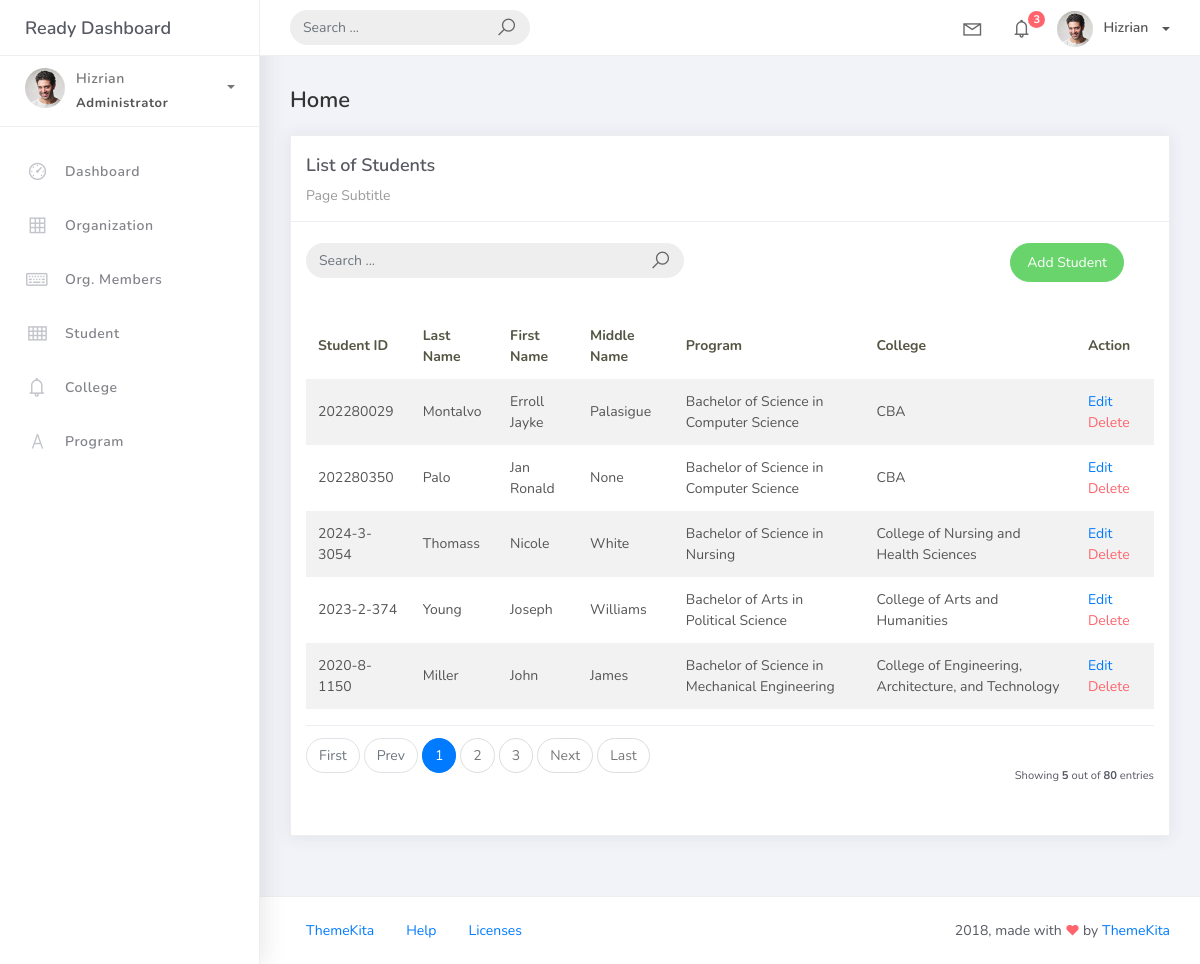
Screenshot of /student_list with the database file from the repository.
### studentorg/models.py (models this page shows, shortened)
class BaseModel(models.Model):
    created_at = models.DateTimeField(auto_now_add=True, db_index=True)
    updated_at = models.DateTimeField(auto_now=True)
    class Meta:
        abstract = True

class Student(BaseModel):
    student_id = models.CharField("Student ID", max_length=15)
    lastname = models.CharField("Last Name", max_length=25)
    firstname = models.CharField("First Name", max_length=25)
    middlename = models.CharField("Middle Name", max_length=25, blank=True, null=True)
    program = models.ForeignKey(Program, on_delete=models.CASCADE)

class Program(BaseModel):
    prog_name = models.CharField("Program", max_length=150)
    college = models.ForeignKey(College, on_delete=models.CASCADE)
    def __str__(self):
        return self.prog_name

class College(BaseModel):
    college_name = models.CharField(max_length=150)
    def __str__(self):
        return self.college_name

### studentorg/views.py (the view)
# urls.py: path('student_list', StudentList.as_view(), name='student-list'),
class StudentList(ListView):
    model = Student
    context_object_name = 'student'
    template_name = 'student_list.html'
    paginate_by = 5
    def get_queryset(self, *args, **kwargs):
        qs = super(StudentList, self).get_queryset(*args, **kwargs)
        if self.request.GET.get("q") is not None:
            query = self.request.GET.get('q')
            qs = qs.filter(Q(student_id__icontains=query) | Q(firstname__icontains=query) | Q(lastname__icontains=query) | Q(middlename__icontains=query) | Q(program__college__college_name__icontains=query) | Q(program__prog_name__icontains=query))
        return qs

### templates/student_list.html
{% extends 'base.html' %}
{% load static %}
{% block content %}
<div class="content">
   <div class="container-fluid">
     <h4 class="page-title">Home</h4>
     <div class="row">
       <div class="col-md-12">
         <div class="card">
           <div class="card-header">
             <div class="card-title">List of Students</div>
             <div class="card-category">Page Subtitle</div>
           </div>
           <br />
<div class="col-md-12 row">
 <div class="col-md-6">
  <form class="navbar-left navbar-form nav-search mr-md-3" action="{% url 'student-list' %}">
          <div class="input-group">
           <input type="text" placeholder="Search ..." class="form-control" name="q"/>
           <div class="input-group-append">
           <span class="input-group-text">
            <i class="la la-search search-icon"></i>
           </span>
           </div>
          </div>
         </form>
        </div>
        <div class="col-md-6">
         <div class="pull-right">
    <a href="{% url 'student-add' %}" class="btn btn-success btn-rounded">Add
Student</a>
         </div>
 </div>
</div>
           <div class="card-body">
             <table class="table table-striped mt-3">
               <thead>
                 <tr>
                    <th scope="col">Student ID</th>
                    <th scope="col">Last Name</th>
                   <th scope="col">First Name</th>
                   <th scope="col">Middle Name</th>
                   <th scope="col">Program</th>
                   <th scope="col">College</th>
                   <th scope="col">Action</th>
                 </tr>
               </thead>
               <tbody>
                 {% for object in object_list %}
                 <tr>
                   <td>{{ object.student_id }}</td>
                   <td>{{ object.lastname }}</td>
                   <td>{{ object.firstname }}</td>
                   <td>{{ object.middlename }}</td>
                   <td>{{ object.program }}</td>
                   <td>{{ object.program.college }}</td>
                   <td>
                    <a href="student_list/{{ object.id }}">Edit</a>
                    <a href="student_list/{{ object.id }}/delete" class="text-danger">Delete</a>
                   </td>
</tr>
{% empty %}
<tr>
 <td colspan="4" style="text-align: center">
  <p class="text-sm font-weight-bold mb-0">No Records Found</p>
 </td>
                 </tr>
                 {% endfor %}
               </tbody>
             </table>
             {% include 'includes/pagination.html' %}
           </div>
         </div>
       </div>
     </div>
   </div>
</div>
{% endblock %}

### rows the page displays
Student: student_id "202280029", lastname "Montalvo", firstname "Erroll Jayke", middlename "Palasigue", program "Bachelor of Science in Computer Science", program.college "CBA"
Student: student_id "202280350", lastname "Palo", firstname "Jan Ronald", middlename "None", program "Bachelor of Science in Computer Science", program.college "CBA"
Student: student_id "2024-3-3054", lastname "Thomass", firstname "Nicole", middlename "White", program "Bachelor of Science in Nursing", program.college "College of Nursing and Health Sciences"
Student: student_id "2023-2-374", lastname "Young", firstname "Joseph", middlename "Williams", program "Bachelor of Arts in Political Science", program.college "College of Arts and Humanities"
Student: student_id "2020-8-1150", lastname "Miller", firstname "John", middlename "James", program "Bachelor of Science in Mechanical Engineering", program.college "College of Engineering, Architecture, and Technology"

### other values shown
{{ page_num }} "1"
{{ page_num }} "2" "3"
{{ object_list.count }} "5"
{{ paginator.count }} "80"
